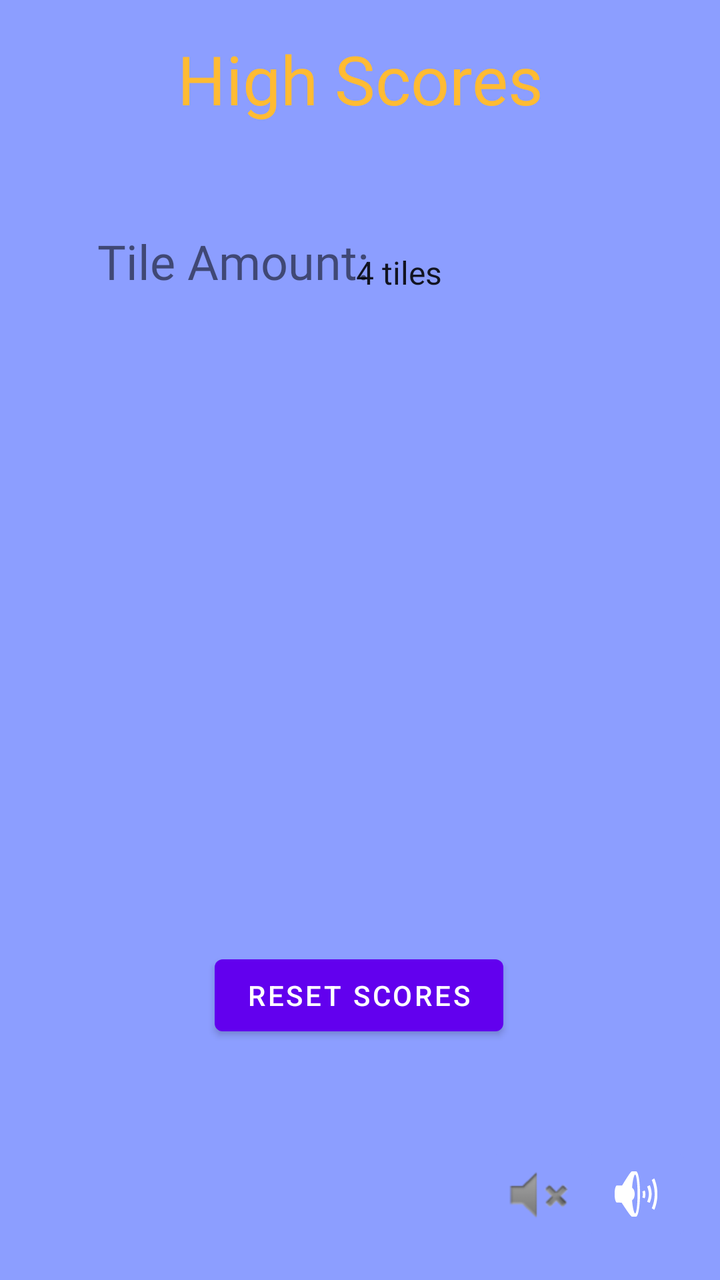
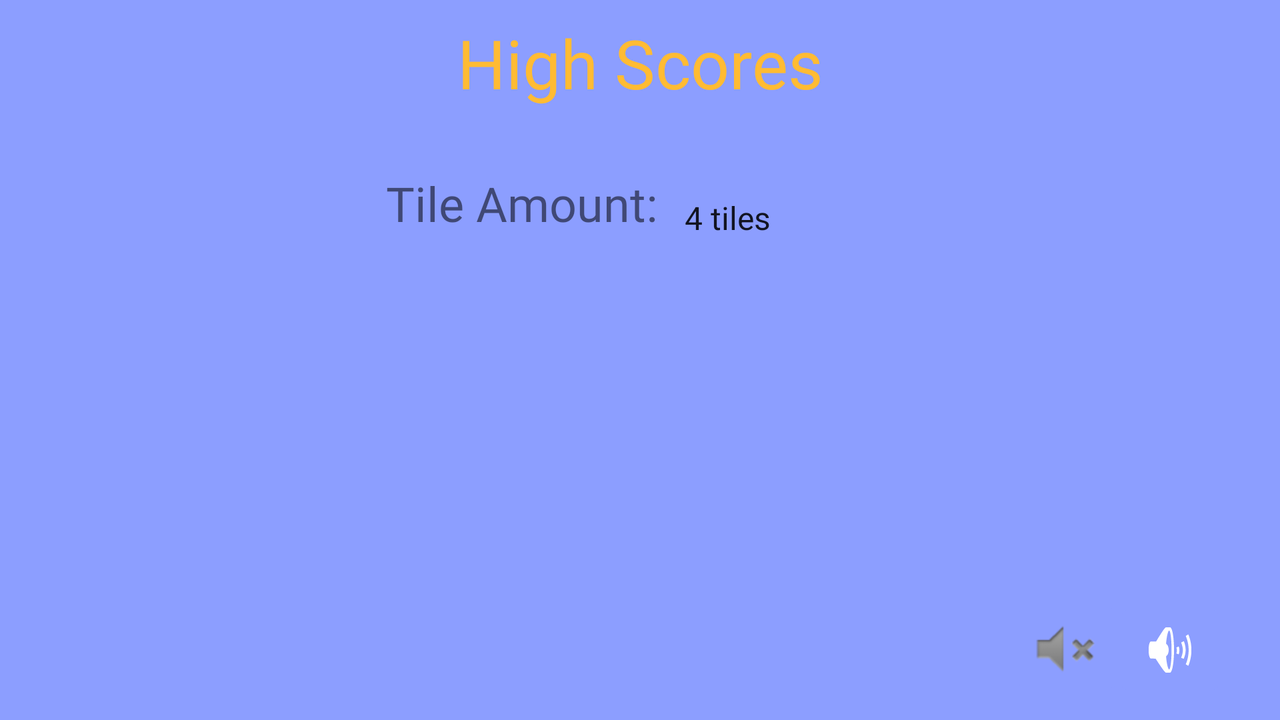

One screen, two layout resources from the same app: the default and the repository's alternative for another configuration. Each is rendered where Android would select it; the XML of both is given below.
<!-- AndroidManifest.xml: application theme Theme.ConcentrationGame -->
<!-- res/layout/activity_high_score_screen.xml -->
<?xml version="1.0" encoding="utf-8"?>
<androidx.constraintlayout.widget.ConstraintLayout xmlns:android="http://schemas.android.com/apk/res/android"
    xmlns:app="http://schemas.android.com/apk/res-auto"
    xmlns:tools="http://schemas.android.com/tools"
    android:layout_width="match_parent"
    android:layout_height="match_parent"
    android:background="#8C9EFF"
    tools:context=".HighScoreScreen">

    <ImageButton
        android:id="@+id/highscoreUnmuteButton"
        android:layout_width="wrap_content"
        android:layout_height="wrap_content"
        android:backgroundTint="@color/backgroundColor"
        android:contentDescription="@string/mute_audio"
        app:layout_constraintBottom_toBottomOf="parent"
        app:layout_constraintEnd_toEndOf="parent"
        app:layout_constraintHorizontal_bias="0.797"
        app:layout_constraintStart_toStartOf="parent"
        app:layout_constraintTop_toTopOf="parent"
        app:layout_constraintVertical_bias="0.971"
        app:srcCompat="@android:drawable/ic_lock_silent_mode"
        tools:ignore="ImageContrastCheck" />

    <ImageButton
        android:id="@+id/highScoresMusicButton"
        android:layout_width="wrap_content"
        android:layout_height="wrap_content"
        android:backgroundTint="@color/backgroundColor"
        android:contentDescription="@string/unmute_audio"
        app:layout_constraintBottom_toBottomOf="parent"
        app:layout_constraintEnd_toEndOf="parent"
        app:layout_constraintHorizontal_bias="0.954"
        app:layout_constraintStart_toStartOf="parent"
        app:layout_constraintTop_toTopOf="parent"
        app:layout_constraintVertical_bias="0.971"
        app:srcCompat="@android:drawable/ic_lock_silent_mode_off"
        tools:ignore="ImageContrastCheck" />

    <TextView
        android:id="@+id/highScoreTitleLabel"
        android:layout_width="201dp"
        android:layout_height="48dp"
        android:fontFamily="@font/stick"
        android:text="@string/high_scores"
        android:textAlignment="center"
        android:textAppearance="@style/TextAppearance.AppCompat.Display1"
        android:textColor="#FFBB33"
        android:textSize="34sp"
        app:layout_constraintBottom_toBottomOf="parent"
        app:layout_constraintEnd_toEndOf="parent"
        app:layout_constraintStart_toStartOf="parent"
        app:layout_constraintTop_toTopOf="parent"
        app:layout_constraintVertical_bias="0.028"
        tools:ignore="TextContrastCheck" />

    <TextView
        android:id="@+id/highScore1"
        android:layout_width="199dp"
        android:layout_height="50dp"
        android:fontFamily="@font/stick"
        android:gravity="center"
        android:text="@string/high_score_1"
        android:textSize="24sp"
        android:visibility="invisible"
        app:layout_constraintBottom_toBottomOf="parent"
        app:layout_constraintEnd_toEndOf="parent"
        app:layout_constraintStart_toStartOf="parent"
        app:layout_constraintTop_toTopOf="parent"
        app:layout_constraintVertical_bias="0.41" />

    <TextView
        android:id="@+id/highScore2"
        android:layout_width="199dp"
        android:layout_height="48dp"
        android:fontFamily="@font/stick"
        android:gravity="center"
        android:text="@string/high_score_2"
        android:textSize="24sp"
        android:visibility="invisible"
        app:layout_constraintBottom_toBottomOf="parent"
        app:layout_constraintEnd_toEndOf="parent"
        app:layout_constraintStart_toStartOf="parent"
        app:layout_constraintTop_toTopOf="parent"
        app:layout_constraintVertical_bias="0.499" />

    <TextView
        android:id="@+id/highScore3"
        android:layout_width="199dp"
        android:layout_height="48dp"
        android:fontFamily="@font/stick"
        android:gravity="center"
        android:text="@string/high_score_3"
        android:textSize="24sp"
        android:visibility="invisible"
        app:layout_constraintBottom_toBottomOf="parent"
        app:layout_constraintEnd_toEndOf="parent"
        app:layout_constraintStart_toStartOf="parent"
        app:layout_constraintTop_toTopOf="parent"
        app:layout_constraintVertical_bias="0.585" />

    <Spinner
        android:id="@+id/tileSelect"
        android:layout_width="131dp"
        android:layout_height="48dp"
        android:background="@drawable/highscore_spinner_style"
        android:entries="@array/dropMenuOptions"
        android:spinnerMode="dropdown"
        app:layout_constraintBottom_toBottomOf="parent"
        app:layout_constraintEnd_toEndOf="parent"
        app:layout_constraintHorizontal_bias="0.742"
        app:layout_constraintStart_toStartOf="parent"
        app:layout_constraintTop_toTopOf="parent"
        app:layout_constraintVertical_bias="0.19" />

    <TextView
        android:id="@+id/tileLabel"
        android:layout_width="wrap_content"
        android:layout_height="wrap_content"
        android:fontFamily="@font/stick"
        android:text="@string/tile_amount"
        android:textSize="24sp"
        app:layout_constraintBottom_toBottomOf="parent"
        app:layout_constraintEnd_toEndOf="parent"
        app:layout_constraintHorizontal_bias="0.217"
        app:layout_constraintStart_toStartOf="parent"
        app:layout_constraintTop_toTopOf="parent"
        app:layout_constraintVertical_bias="0.188" />

    <Button
        android:id="@+id/resetButtton"
        android:layout_width="wrap_content"
        android:layout_height="wrap_content"
        android:text="@string/reset_scores"
        app:layout_constraintBottom_toBottomOf="parent"
        app:layout_constraintEnd_toEndOf="parent"
        app:layout_constraintHorizontal_bias="0.498"
        app:layout_constraintStart_toStartOf="parent"
        app:layout_constraintTop_toTopOf="parent"
        app:layout_constraintVertical_bias="0.8" />

</androidx.constraintlayout.widget.ConstraintLayout>
<!-- resources referenced by this layout -->
<resources>
  <string-array name="dropMenuOptions">
          <item>4 tiles</item>
          <item>6 tiles</item>
          <item>8 tiles</item>
          <item>10 tiles</item>
          <item>12 tiles</item>
          <item>14 tiles</item>
          <item>16 tiles</item>
          <item>18 tiles</item>
          <item> 20 tiles</item>
      </string-array>
  <color name="backgroundColor">#8C9EFF</color>
  <!-- drawable highscore_spinner_style (drawable) -->
  <?xml version="1.0" encoding="utf-8"?>
  <selector xmlns:android="http://schemas.android.com/apk/res/android">
  <item>
      <layer-list>
          <item>
              <shape android:shape="rectangle">
                  <solid android:color="@color/white" />
                  <corners android:radius="10dp" />
                  <padding android:right="10dp"/>
              </shape>
          </item>
          <item android:drawable="@drawable/spinner_arrow" android:gravity="center|end"/>
      </layer-list>
  </item>
  </selector>
  <string name="high_score_1">High Score #1</string>
  <string name="high_score_2">High Score #2</string>
  <string name="high_score_3">High Score #3</string>
  <string name="high_scores">High Scores</string>
  <string name="mute_audio">Mute Audio</string>
  <string name="reset_scores">Reset Scores</string>
  <string name="tile_amount">Tile Amount:</string>
  <string name="unmute_audio">Unmute Audio</string>
  <style name="Theme.ConcentrationGame" parent="Theme.MaterialComponents.DayNight.DarkActionBar">
          
          <item name="colorPrimary">@color/purple_500</item>
          <item name="colorPrimaryVariant">@color/purple_700</item>
          <item name="colorOnPrimary">@color/white</item>
          
          <item name="colorSecondary">@color/teal_200</item>
          <item name="colorSecondaryVariant">@color/teal_700</item>
          <item name="colorOnSecondary">@color/black</item>
          
          <item name="android:statusBarColor">?attr/colorPrimaryVariant</item>
          
      </style>
  <color name="white">#FFFFFFFF</color>
  <color name="purple_500">#FF6200EE</color>
  <color name="purple_700">#FF3700B3</color>
  <color name="teal_200">#FF03DAC5</color>
  <color name="teal_700">#FF018786</color>
  <color name="black">#FF000000</color>
</resources>
<!-- res/layout-land/activity_high_score_screen.xml (the repository's variant of the layout above) -->
<!-- drawn on the phone turned sideways -->
<?xml version="1.0" encoding="utf-8"?>
<androidx.constraintlayout.widget.ConstraintLayout xmlns:android="http://schemas.android.com/apk/res/android"
    xmlns:app="http://schemas.android.com/apk/res-auto"
    xmlns:tools="http://schemas.android.com/tools"
    android:layout_width="match_parent"
    android:layout_height="match_parent"
    android:background="#8C9EFF"
    tools:context=".HighScoreScreen">

    <TextView
        android:id="@+id/tileLabel"
        android:layout_width="wrap_content"
        android:layout_height="wrap_content"
        android:fontFamily="@font/stick"
        android:text="@string/tile_amount"
        android:textSize="24sp"
        app:layout_constraintBottom_toBottomOf="parent"
        app:layout_constraintEnd_toEndOf="parent"
        app:layout_constraintHorizontal_bias="0.383"
        app:layout_constraintStart_toStartOf="parent"
        app:layout_constraintTop_toTopOf="parent"
        app:layout_constraintVertical_bias="0.26" />

    <Spinner
        android:id="@+id/tileSelect"
        android:layout_width="131dp"
        android:layout_height="48dp"
        android:background="@drawable/highscore_spinner_style"
        android:entries="@array/dropMenuOptions"
        app:layout_constraintBottom_toBottomOf="parent"
        app:layout_constraintEnd_toEndOf="parent"
        app:layout_constraintHorizontal_bias="0.657"
        app:layout_constraintStart_toStartOf="parent"
        app:layout_constraintTop_toTopOf="parent"
        app:layout_constraintVertical_bias="0.272" />

    <ImageButton
        android:id="@+id/highscoreUnmuteButton"
        android:layout_width="wrap_content"
        android:layout_height="wrap_content"
        android:backgroundTint="@color/backgroundColor"
        android:contentDescription="@string/mute_audio"
        app:layout_constraintBottom_toBottomOf="parent"
        app:layout_constraintEnd_toEndOf="parent"
        app:layout_constraintHorizontal_bias="0.866"
        app:layout_constraintStart_toStartOf="parent"
        app:layout_constraintTop_toTopOf="parent"
        app:layout_constraintVertical_bias="0.967"
        app:srcCompat="@android:drawable/ic_lock_silent_mode"
        tools:ignore="ImageContrastCheck" />

    <ImageButton
        android:id="@+id/highScoresMusicButton"
        android:layout_width="wrap_content"
        android:layout_height="wrap_content"
        android:backgroundTint="@color/backgroundColor"
        android:contentDescription="@string/unmute_audio"
        app:layout_constraintBottom_toBottomOf="parent"
        app:layout_constraintEnd_toEndOf="parent"
        app:layout_constraintHorizontal_bias="0.954"
        app:layout_constraintStart_toStartOf="parent"
        app:layout_constraintTop_toTopOf="parent"
        app:layout_constraintVertical_bias="0.971"
        app:srcCompat="@android:drawable/ic_lock_silent_mode_off"
        tools:ignore="ImageContrastCheck" />

    <TextView
        android:id="@+id/highScoreTitleLabel"
        android:layout_width="201dp"
        android:layout_height="48dp"
        android:fontFamily="@font/stick"
        android:text="@string/high_scores"
        android:textAlignment="center"
        android:textAppearance="@style/TextAppearance.AppCompat.Display1"
        android:textColor="#FFBB33"
        android:textSize="34sp"
        app:layout_constraintBottom_toBottomOf="parent"
        app:layout_constraintEnd_toEndOf="parent"
        app:layout_constraintStart_toStartOf="parent"
        app:layout_constraintTop_toTopOf="parent"
        app:layout_constraintVertical_bias="0.028"
        tools:ignore="TextContrastCheck" />

    <TextView
        android:id="@+id/highScore1"
        android:layout_width="199dp"
        android:layout_height="50dp"
        android:fontFamily="@font/stick"
        android:gravity="center"
        android:text="@string/high_score_1"
        android:textSize="24sp"
        android:visibility="invisible"
        app:layout_constraintBottom_toBottomOf="parent"
        app:layout_constraintEnd_toEndOf="parent"
        app:layout_constraintStart_toStartOf="parent"
        app:layout_constraintTop_toTopOf="parent"
        app:layout_constraintVertical_bias="0.537" />

    <TextView
        android:id="@+id/highScore2"
        android:layout_width="199dp"
        android:layout_height="48dp"
        android:fontFamily="@font/stick"
        android:gravity="center"
        android:text="@string/high_score_2"
        android:textSize="24sp"
        android:visibility="invisible"
        app:layout_constraintBottom_toBottomOf="parent"
        app:layout_constraintEnd_toEndOf="parent"
        app:layout_constraintHorizontal_bias="0.502"
        app:layout_constraintStart_toStartOf="parent"
        app:layout_constraintTop_toTopOf="parent"
        app:layout_constraintVertical_bias="0.713" />

    <TextView
        android:id="@+id/highScore3"
        android:layout_width="199dp"
        android:layout_height="48dp"
        android:fontFamily="@font/stick"
        android:gravity="center"
        android:text="@string/high_score_3"
        android:textSize="24sp"
        android:visibility="invisible"
        app:layout_constraintBottom_toBottomOf="parent"
        app:layout_constraintEnd_toEndOf="parent"
        app:layout_constraintHorizontal_bias="0.502"
        app:layout_constraintStart_toStartOf="parent"
        app:layout_constraintTop_toTopOf="parent"
        app:layout_constraintVertical_bias="0.886" />

</androidx.constraintlayout.widget.ConstraintLayout>
<!-- resources referenced by the variant -->
<!-- as the phone turned sideways resolves them -->
<resources>
  <string-array name="dropMenuOptions">
          <item>4 tiles</item>
          <item>6 tiles</item>
          <item>8 tiles</item>
          <item>10 tiles</item>
          <item>12 tiles</item>
          <item>14 tiles</item>
          <item>16 tiles</item>
          <item>18 tiles</item>
          <item> 20 tiles</item>
      </string-array>
  <color name="backgroundColor">#8C9EFF</color>
  <!-- drawable highscore_spinner_style (drawable) -->
  <?xml version="1.0" encoding="utf-8"?>
  <selector xmlns:android="http://schemas.android.com/apk/res/android">
  <item>
      <layer-list>
          <item>
              <shape android:shape="rectangle">
                  <solid android:color="@color/white" />
                  <corners android:radius="10dp" />
                  <padding android:right="10dp"/>
              </shape>
          </item>
          <item android:drawable="@drawable/spinner_arrow" android:gravity="center|end"/>
      </layer-list>
  </item>
  </selector>
  <string name="high_score_1">High Score #1</string>
  <string name="high_score_2">High Score #2</string>
  <string name="high_score_3">High Score #3</string>
  <string name="high_scores">High Scores</string>
  <string name="mute_audio">Mute Audio</string>
  <string name="tile_amount">Tile Amount:</string>
  <string name="unmute_audio">Unmute Audio</string>
  <style name="Theme.ConcentrationGame" parent="Theme.MaterialComponents.DayNight.DarkActionBar">
          
          <item name="colorPrimary">@color/purple_500</item>
          <item name="colorPrimaryVariant">@color/purple_700</item>
          <item name="colorOnPrimary">@color/white</item>
          
          <item name="colorSecondary">@color/teal_200</item>
          <item name="colorSecondaryVariant">@color/teal_700</item>
          <item name="colorOnSecondary">@color/black</item>
          
          <item name="android:statusBarColor">?attr/colorPrimaryVariant</item>
          
      </style>
  <color name="white">#FFFFFFFF</color>
  <color name="purple_500">#FF6200EE</color>
  <color name="purple_700">#FF3700B3</color>
  <color name="teal_200">#FF03DAC5</color>
  <color name="teal_700">#FF018786</color>
  <color name="black">#FF000000</color>
</resources>
